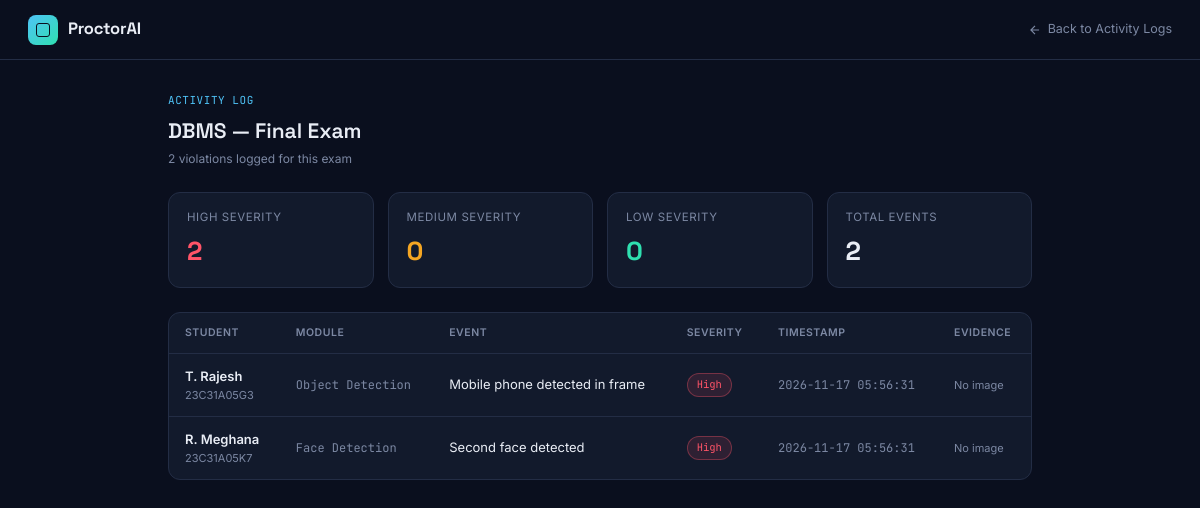
/admin/exams/3/logs (signed in), run on the app's committed database.
### tables this page shows
CREATE TABLE exams (
    id INTEGER PRIMARY KEY AUTOINCREMENT,
    title TEXT NOT NULL,
    subject TEXT,
    batch TEXT NOT NULL,              -- which batch this exam is assigned to
    duration_minutes INTEGER NOT NULL,
    total_marks INTEGER DEFAULT 100,
    scheduled_at TEXT NOT NULL,       -- ISO datetime string
    proctoring_level TEXT DEFAULT 'Full',
    exam_password TEXT NOT NULL DEFAULT 'EXAM123',   -- students must enter this to join
    created_by INTEGER,
    FOREIGN KEY(created_by) REFERENCES users(id)
);

CREATE TABLE violation_logs (
    id INTEGER PRIMARY KEY AUTOINCREMENT,
    student_id INTEGER NOT NULL,
    exam_id INTEGER NOT NULL,
    module TEXT NOT NULL,             -- Face Detection, Eye Tracking, Head Pose, Object Detection, Audio
    event TEXT NOT NULL,
    severity TEXT NOT NULL,           -- Low, Medium, High
    snapshot_data TEXT,               -- base64 JPEG captured from the webcam at the moment of the violation
    timestamp TEXT DEFAULT (datetime('now')),
    FOREIGN KEY(student_id) REFERENCES users(id),
    FOREIGN KEY(exam_id) REFERENCES exams(id)
);

CREATE TABLE users (
    id INTEGER PRIMARY KEY AUTOINCREMENT,
    name TEXT NOT NULL,
    roll_no TEXT UNIQUE,              -- used for students; NULL for admins
    email TEXT UNIQUE,
    password_hash TEXT NOT NULL,
    role TEXT NOT NULL CHECK(role IN ('admin','student')),
    batch TEXT,                       -- e.g. CSE-3B (students only)
    face_registered INTEGER DEFAULT 0,
    photo_data TEXT,                  -- registered ID photo (base64 JPEG), uploaded by the admin
    face_descriptor TEXT,             -- 128-number face fingerprint of that photo (JSON), used for matching
    created_at TEXT DEFAULT (datetime('now'))
);

### app.py (the view)
@app.route("/admin/exams/<int:exam_id>/logs")
@login_required(role="admin")
def admin_exam_logs(exam_id):
    db = get_db()
    exam = db.execute("SELECT * FROM exams WHERE id=?", (exam_id,)).fetchone()
    if exam is None:
        flash("That exam could not be found.")
        return redirect(url_for("admin_dashboard", _anchor="logs"))
    logs = db.execute("""
        SELECT violation_logs.*, users.name AS student_name, users.roll_no
        FROM violation_logs JOIN users ON violation_logs.student_id = users.id
        WHERE violation_logs.exam_id = ?
        ORDER BY violation_logs.timestamp DESC
    """, (exam_id,)).fetchall()
    return render_template("admin_exam_logs.html", exam=exam, logs=logs, name=session.get("name"))

### app.py (called while the page is built)
def get_db():
    if "db" not in g:
        g.db = sqlite3.connect(DB_PATH)
        g.db.row_factory = sqlite3.Row
    return g.db

def login_required(role=None):
    def decorator(view_func):
        @wraps(view_func)
        def wrapped(*args, **kwargs):
            if "user_id" not in session:
                return redirect(url_for("login"))
            if role and session.get("role") != role:
                return redirect(url_for("login"))
            return view_func(*args, **kwargs)
        return wrapped
    return decorator

### templates/admin_exam_logs.html (shortened to what this page needs)
<!DOCTYPE html>
<html lang="en">
<head>
<link rel="stylesheet" href="{{ url_for('static', filename='css/style.css') }}">
</head>
<body>
  <div class="topbar">
    <div class="brand"><div class="brand-mark"></div><div class="brand-name">ProctorAI</div></div>
    <a class="back-link" href="{{ url_for('admin_dashboard', _anchor='logs') }}">
      <svg width="14" height="14" viewBox="0 0 24 24" fill="none" stroke="currentColor" stroke-width="2"><path d="M19 12H5M12 19l-7-7 7-7"/></svg>
      Back to Activity Logs
    </a>
  </div>
  <div class="content">
    <div class="head">
      <div class="eyebrow">ACTIVITY LOG</div>
      <h1>{{ exam['title'] }}</h1>
      <p>{{ logs|length }} violation{{ 's' if logs|length != 1 else '' }} logged for this exam</p>
    </div>
    <div class="kpi-row">
      <div class="kpi"><div class="kpi-label">High Severity</div><div class="kpi-value alert">{{ logs|selectattr('severity','equalto','High')|list|length }}</div></div>
      <div class="kpi"><div class="kpi-label">Medium Severity</div><div class="kpi-value" style="color:var(--warn);">{{ logs|selectattr('severity','equalto','Medium')|list|length }}</div></div>
      <div class="kpi"><div class="kpi-label">Low Severity</div><div class="kpi-value safe">{{ logs|selectattr('severity','equalto','Low')|list|length }}</div></div>
      <div class="kpi"><div class="kpi-label">Total Events</div><div class="kpi-value">{{ logs|length }}</div></div>
    </div>
    <div class="card">
      <table>
        <thead><tr><th>Student</th><th>Module</th><th>Event</th><th>Severity</th><th>Timestamp</th><th>Evidence</th></tr></thead>
        <tbody>
          {% for l in logs %}
          <tr>
            <td><div class="row-name">{{ l['student_name'] }}</div><div class="row-sub">{{ l['roll_no'] }}</div></td>
            <td class="cell-mono">{{ l['module'] }}</td>
            <td>{{ l['event'] }}</td>
            <td><span class="badge {{ 'alert' if l['severity']=='High' else ('warn' if l['severity']=='Medium' else 'safe') }}">{{ l['severity'] }}</span></td>
            <td class="cell-mono">{{ l['timestamp'] }}</td>
            <td>
              {% if l['snapshot_data'] %}
                <img class="evidence-thumb" src="{{ l['snapshot_data'] }}" onclick="openLightbox('{{ l['snapshot_data'] }}', '{{ l['student_name'] }} — {{ l['timestamp'] }}')">
              {% else %}
                <span class="no-evidence">No image</span>
              {% endif %}
            </td>
          </tr>
          {% else %}
          <tr><td colspan="6"><div class="empty-state">No violations logged for this exam yet.</div></td></tr>
          {% endfor %}
        </tbody>
      </table>
    </div>
  </div>
</body>
</html>

### static/css/style.css (style rules this page uses)
:root { --ink:#0A0F1E; --surface:#121A2C; --surface-2:#182238; --line:#232D45; --text:#E9EDF5; --text-muted:#7C88A3; --safe:#2FE0B0; --warn:#F5A623; --alert:#FF5468; --scan:#4FC3F7; --radius:12px; }
* { box-sizing:border-box; margin:0; padding:0; }
body { background:var(--ink); color:var(--text); font-family:'Inter',sans-serif; font-size:14px; line-height:1.5; min-height:100vh; }
a { color:inherit; }
.badge { font-size:10.5px; font-family:'JetBrains Mono',monospace; padding:3px 9px; border-radius:20px; display:inline-flex; align-items:center; gap:5px; }
.badge.alert { background:rgba(255,84,104,.12); color:var(--alert); border:1px solid rgba(255,84,104,.35); }
.card { background:var(--surface); border:1px solid var(--line); border-radius:var(--radius); overflow:hidden; }
table { width:100%; border-collapse:collapse; }
th { text-align:left; font-size:10.5px; text-transform:uppercase; letter-spacing:.05em; color:var(--text-muted); font-weight:600; padding:12px 16px; border-bottom:1px solid var(--line); }
td { padding:13px 16px; border-bottom:1px solid var(--line); font-size:13px; }
tbody tr:last-child td { border-bottom:none; }
.cell-mono { font-family:'JetBrains Mono',monospace; font-size:12px; color:var(--text-muted); }
.row-name { font-weight:600; }
.row-sub { font-size:11px; color:var(--text-muted); }
.kpi-row { display:grid; grid-template-columns:repeat(4,1fr); gap:14px; margin-bottom:24px; }
.kpi { background:var(--surface); border:1px solid var(--line); border-radius:var(--radius); padding:16px 18px; }
.kpi-label { font-size:11.5px; color:var(--text-muted); text-transform:uppercase; letter-spacing:.05em; }
.kpi-value { font-family:'Space Grotesk',sans-serif; font-size:26px; font-weight:700; margin-top:6px; }
.kpi-value.safe { color:var(--safe); }
.kpi-value.alert { color:var(--alert); }
.brand { display:flex; align-items:center; gap:10px; }
.brand-mark { width:30px; height:30px; border-radius:8px; background:linear-gradient(135deg, var(--scan), var(--safe)); position:relative; flex-shrink:0; }
.brand-mark::after { content:""; position:absolute; inset:8px; border:1.5px solid var(--ink); border-radius:3px; }
.brand-name { font-family:'Space Grotesk',sans-serif; font-weight:700; font-size:16.5px; letter-spacing:-0.01em; }

### templates/admin_exam_logs.html (style rules this page uses)
.topbar { height:60px; border-bottom:1px solid var(--line); display:flex; align-items:center; justify-content:space-between; padding:0 28px; }
.back-link { font-size:12.5px; color:var(--text-muted); text-decoration:none; display:flex; align-items:center; gap:6px; }
.content { padding:32px 28px; max-width:920px; margin:0 auto; }
.head { margin-bottom:24px; }
.eyebrow { font-family:'JetBrains Mono',monospace; font-size:11px; color:var(--scan); letter-spacing:.05em; }
.head h1 { font-family:'Space Grotesk',sans-serif; font-size:21px; font-weight:600; margin-top:6px; }
.head p { font-size:12px; color:var(--text-muted); margin-top:4px; }
.no-evidence { font-size:11px; color:var(--text-muted); }

### data on the page
exams: title "DBMS — Final Exam"
violation_logs: student_name "T. Rajesh", roll_no "23C31A05G3", module "Object Detection", event "Mobile phone detected in frame", severity "High", timestamp "2026-11-17 05:56:31"
violation_logs: student_name "R. Meghana", roll_no "23C31A05K7", module "Face Detection", event "Second face detected", severity "High", timestamp "2026-11-17 05:56:31"

### other printed values
{{ logs|length }} "2"
{{ 's' if logs|length != 1 else '' }} "s"
{{ logs|selectattr('severity','equalto','High')|list|length }} "2"
{{ logs|selectattr('severity','equalto','Medium')|list|length }} "0"
{{ logs|selectattr('severity','equalto','Low')|list|length }} "0"
